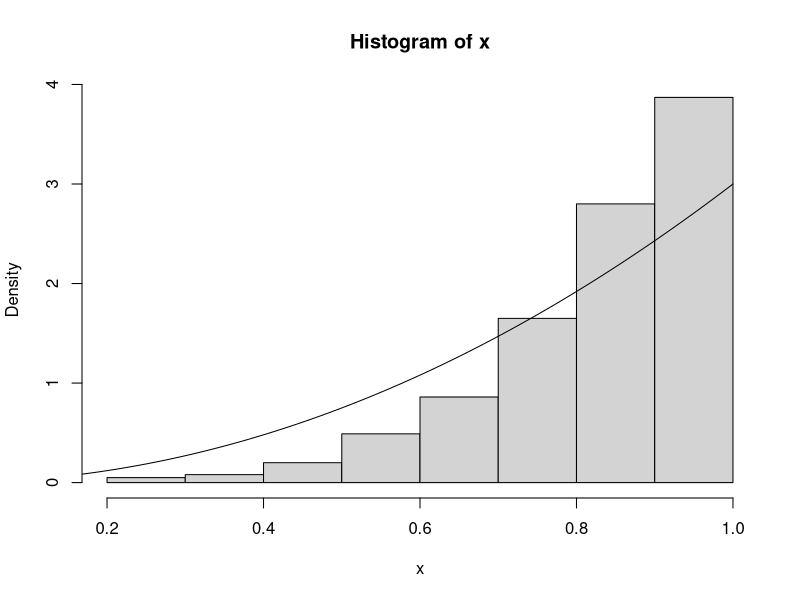

Here is the R script that generated this plot:
## ---- chunk 1
knitr::opts_chunk$set(echo = TRUE)
rm(list = ls())
## ---- chunk 2

sample(1:6, size=1000, replace=TRUE)

## ---- chunk 3
n <- 1000
u <- runif(n)
x <- u^(1/5)
hist(x, prob=T)
y <- seq(0,1, 0.01)
lines(y,3*y^2)
## ---- chunk 4
# Example 3.4
n <- 1000
p <- 0.7
u <- runif(n)
x <- as.integer(u > 0.3)

mean(x)
p
var(x)
p*(1-p)

